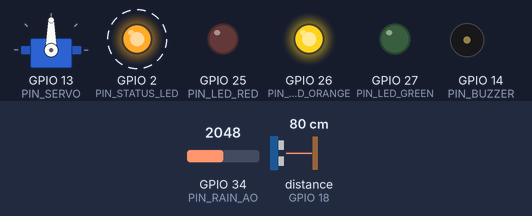
This program was run on a simulated ESP32. Shown: servo, output pins drawn as LEDs (lit = HIGH), buzzer (waves = sounding, pin HIGH). Wiring (inferred from the names in the program): ultrasonic range finder: trigger GPIO 5; echo GPIO 18. Dashed ring = blinking. The test bench sets the inputs (shaded band); at power-on: distance to the obstacle (sensor on GPIO 18) 80 cm, GPIO 34 (PIN_RAIN_AO) = 2048 (analog values on the 0–4095 scale). The echo pulse lasts 58.3 µs per cm; WiFi joins after 1.5 s; servers stay silent unless stated; EEPROM starts erased; no MQTT or app messages arrive unless stated; pins used as bus, display or sensor lines are not drawn; what the program prints to the serial monitor is not drawn.

Above: at 0.87 s.
1.3 s: distance to the obstacle (sensor on GPIO 18) set to 37 cm
6.5 s: distance to the obstacle (sensor on GPIO 18) set to 30 cm
At 11.4 s:
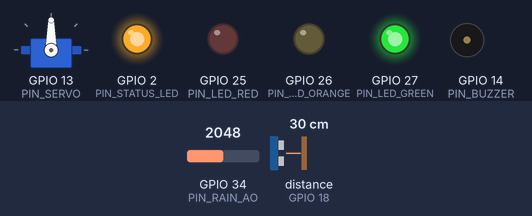
11.7 s: distance to the obstacle (sensor on GPIO 18) set to 15 cm
16.4 s: distance to the obstacle (sensor on GPIO 18) set to 12 cm
At 20.36 s:
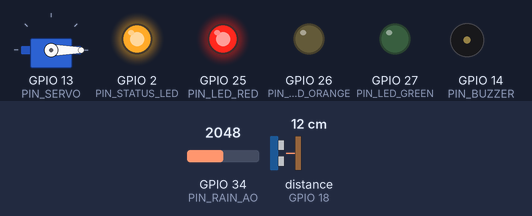
At 20.75 s:
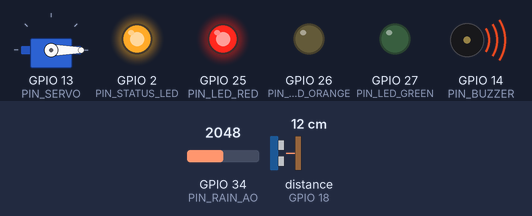
Timing chart, 0 to 31.0 s (numbered marks = the images above; inputs shaded):
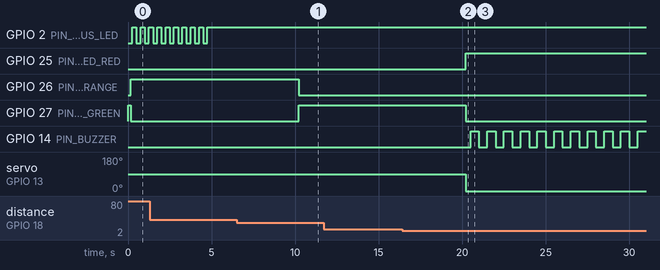

The program:

main.cpp
```cpp
/*
 * ============================================================================
 *  Module    : Cloud of Things – FloodWatch (Sup'Com 2026-2027)
 *  Couche    : firmware – back-end & IoT
 *  Fichier   : firmware/src/main.cpp – station FloodWatch (ESP32)
 *  Équipe    : FloodWatch (Guesmi Baderddine, Ksontini Amine, Kamoun Ahmed)
 *  Auteur    : Ksontini Amine
 *  Créé le   : 2026-11-02          Modifié le : 2026-11-23
 *  Version   : 1.3.1
 * ============================================================================
 *  Fonctions :
 *   - mesure du niveau d'eau (HC-SR04, médiane de 5 échos) et de la pluie (ADC) ;
 *   - diagnostic du capteur publié avec chaque mesure (v1.2) : nombre d'échos reçus sur la
 *     salve (echoOk) et dispersion max − min (echoSpreadCm). Ces deux valeurs décrivent la
 *     QUALITÉ de la lecture, que la médiane seule efface ; elles alimentent l'historique de
 *     santé du capteur côté Cloud et serviront d'entrées au classifieur embarqué ;
 *   - publication MQTT : telemetry, heartbeat (15 s), state (retenu), status (LWT retenu) ;
 *   - exécution des commandes Cloud (barrière, feu, sirène, période) avec acquittement ;
 *   - seuils reçus du Cloud (topic config retenu) et stockés en flash (NVS) ;
 *   - v1.3 : toutes les DÉCISIONS sont prises par le cœur portable lib/floodwatch_core (C++ sans
 *     Arduino, testé sur le poste et identique au simulateur) : indicateurs et classifieur
 *     embarqué (TinyML, lecture suspecte), règle de sécurité locale et politique de capteur
 *     dégradé. Ce fichier ne garde que les entrées-sorties (capteurs, Wi-Fi, MQTT, actionneurs) ;
 *   - RÈGLE DE SÉCURITÉ LOCALE : au-delà du seuil rouge, la station ferme elle-même la
 *     barrière, passe le feu au rouge et déclenche la sirène, même sans Wi-Fi ni Cloud.
 *     Réouverture seulement après retour sous le seuil orange pendant la temporisation, sur des
 *     lectures valides que le classifieur ne juge pas suspectes.
 *   - CAPTEUR AVEUGLE : feu orange ; aveugle sous la pluie pendant degradedCloseSec (120 s) :
 *     fermeture de précaution, sans sirène (mode DEGRADED) ;
 *   - verrou de sécurité : une commande d'ouverture est refusée au-dessus du seuil rouge ;
 *   - Thing Description W3C WoT 1.1 publiée (retenue) sur floodwatch/stations/<code>/td
 *     à chaque connexion (gabarit généré et validé par backend/simulator/tools/export_td.py).
 * ============================================================================
 */
#include <Arduino.h>
#include <WiFi.h>
#include <WiFiClientSecure.h>
#include <PubSubClient.h>
#include <ArduinoJson.h>
#include <ESP32Servo.h>
#include <Preferences.h>
#include "station_config.h"
#include "td_template.h"
#include "fw_core.h"

static const char *FW_VERSION = "1.3.0";
static const uint32_t HEARTBEAT_MS = 15000;

// ----------------------------------------------------------------------------- configuration (NVS)
struct Config {
  float criticalCm = 20, yellowPct = 30, orangePct = 60, redPct = 85;
  float rainThreshold = 0.2f, sensorHeightCm = 30;
  uint32_t reopenDelaySec = 60, periodNormalSec = 30, periodWatchSec = 5, degradedCloseSec = 120;
} cfg;

// ----------------------------------------------------------------------------- état
using fw::Light;
fw::Outputs out;                // barrière, feu, sirène : écrits par le cœur ou par les commandes
fw::SafetyController safety;    // règle de sécurité locale + politique de capteur dégradé
fw::FeatureState features;      // indicateurs du classifieur embarqué
fw::Burst burst{};              // dernière lecture
bool cloudWatch = false;        // surveillance renforcée demandée par le Cloud
bool suspect = false;           // dernière lecture jugée probablement fausse par le classifieur

float levelCm = 0, rain = 0;    // levelCm : dernière lecture VALIDE (niveau perçu)
bool sensorOk = true;
uint8_t echoOk = 0;        // échos reçus sur la dernière salve (0..5)
float echoSpreadCm = 0;    // écart max − min entre ces échos (cm)
uint32_t lastMeasureMs = 0, lastHeartbeatMs = 0, lastMqttTryMs = 0, lastWifiTryMs = 0;
uint32_t seq = 0;

Preferences prefs;
Servo barrier;
#if USE_TLS
WiFiClientSecure net;
#else
WiFiClient net;
#endif
PubSubClient mqtt(net);
String tTelemetry, tHeartbeat, tState, tStatus, tAck, tCmd, tConfig, tTd;

// ----------------------------------------------------------------------------- utilitaires

float levelPct() { return 100.0f * levelCm / cfg.criticalCm; }

bool watchMode() {
  return cloudWatch || rain >= cfg.rainThreshold || levelPct() >= cfg.yellowPct;
}

void loadConfig() {
  prefs.begin("floodwatch", true);
  cfg.criticalCm = prefs.getFloat("crit", cfg.criticalCm);
  cfg.yellowPct = prefs.getFloat("yel", cfg.yellowPct);
  cfg.orangePct = prefs.getFloat("ora", cfg.orangePct);
  cfg.redPct = prefs.getFloat("red", cfg.redPct);
  cfg.rainThreshold = prefs.getFloat("rain", cfg.rainThreshold);
  cfg.sensorHeightCm = prefs.getFloat("hgt", cfg.sensorHeightCm);
  cfg.reopenDelaySec = prefs.getUInt("reo", cfg.reopenDelaySec);
  cfg.periodNormalSec = prefs.getUInt("pn", cfg.periodNormalSec);
  cfg.periodWatchSec = prefs.getUInt("pw", cfg.periodWatchSec);
  cfg.degradedCloseSec = prefs.getUInt("dgc", cfg.degradedCloseSec);
  prefs.end();
}

/** Recopie la configuration dans le cœur de décision (après lecture NVS ou topic config). */
void applyThresholds() {
  fw::Thresholds t;
  t.criticalCm = cfg.criticalCm;
  t.yellowPct = cfg.yellowPct;
  t.orangePct = cfg.orangePct;
  t.redPct = cfg.redPct;
  t.rainThreshold = cfg.rainThreshold;
  t.reopenDelaySec = cfg.reopenDelaySec;
  t.degradedCloseSec = cfg.degradedCloseSec;
  safety.setThresholds(t);
}

void saveConfig() {
  prefs.begin("floodwatch", false);
  prefs.putFloat("crit", cfg.criticalCm);
  prefs.putFloat("yel", cfg.yellowPct);
  prefs.putFloat("ora", cfg.orangePct);
  prefs.putFloat("red", cfg.redPct);
  prefs.putFloat("rain", cfg.rainThreshold);
  prefs.putFloat("hgt", cfg.sensorHeightCm);
  prefs.putUInt("reo", cfg.reopenDelaySec);
  prefs.putUInt("pn", cfg.periodNormalSec);
  prefs.putUInt("pw", cfg.periodWatchSec);
  prefs.putUInt("dgc", cfg.degradedCloseSec);
  prefs.end();
}

// ----------------------------------------------------------------------------- actionneurs
void applyOutputs() {
  barrier.write(out.barrierClosed ? SERVO_CLOSED_DEG : SERVO_OPEN_DEG);
  digitalWrite(PIN_LED_RED, out.light == Light::RED);
  digitalWrite(PIN_LED_ORANGE, out.light == Light::ORANGE);
  digitalWrite(PIN_LED_GREEN, out.light == Light::GREEN);
  if (!out.siren) digitalWrite(PIN_BUZZER, LOW);
}

/** Sirène intermittente non bloquante (500 ms). */
void updateSiren() {
  if (out.siren) digitalWrite(PIN_BUZZER, (millis() / 500) % 2);
}

void publishState() {
  if (!mqtt.connected()) return;
  JsonDocument doc;
  doc["barrier"] = out.barrierClosed ? "CLOSED" : "OPEN";
  doc["light"] = fw::lightName(out.light);
  doc["siren"] = out.siren;
  doc["sampling"] = watchMode() ? "WATCH" : "NORMAL";
  doc["localSafety"] = safety.mode() != fw::Mode::NORMAL;
  doc["mode"] = fw::modeName(safety.mode());
  char buf[192];
  size_t n = serializeJson(doc, buf);
  mqtt.publish(tState.c_str(), (const uint8_t *)buf, n, true);
}

// ----------------------------------------------------------------------------- capteurs
/**
 * Distance HC-SR04 (cm), médiane de 5 mesures ; -1 s'il revient moins de 3 échos.
 * Renseigne aussi le diagnostic de la salve (echoOk, echoSpreadCm), y compris quand la
 * lecture est rejetée : c'est justement là qu'il est le plus instructif.
 */
float readDistanceCm() {
  float v[5];
  int ok = 0;
  for (int i = 0; i < 5; i++) {
    digitalWrite(PIN_TRIG, LOW);
    delayMicroseconds(3);
    digitalWrite(PIN_TRIG, HIGH);
    delayMicroseconds(10);
    digitalWrite(PIN_TRIG, LOW);
    unsigned long us = pulseIn(PIN_ECHO, HIGH, 30000UL);
    if (us > 0) v[ok++] = us * 0.0343f / 2.0f;
    delay(30);
  }
  for (int i = 1; i < ok; i++)  // tri par insertion
    for (int j = i; j > 0 && v[j - 1] > v[j]; j--) { float t = v[j]; v[j] = v[j - 1]; v[j - 1] = t; }
  echoOk = (uint8_t)ok;
  echoSpreadCm = ok >= 2 ? v[ok - 1] - v[0] : 0;
  if (ok < 3) return -1;
  return v[ok / 2];
}

float readRain() {
  int raw = analogRead(PIN_RAIN_AO);
  float r = (float)(RAIN_DRY_RAW - raw) / (float)(RAIN_DRY_RAW - RAIN_WET_RAW);
  return constrain(r, 0.0f, 1.0f);
}

void measure() {
  float d = readDistanceCm();
  sensorOk = d > 0 && d <= cfg.sensorHeightCm + 5;
  if (sensorOk) levelCm = max(0.0f, cfg.sensorHeightCm - d);
  rain = readRain();
  // lecture transmise au cœur : mêmes grandeurs que dans le simulateur et le banc d'essai
  burst.tS = millis() / 1000.0;
  burst.ok = sensorOk;
  burst.levelCm = sensorOk ? (double)max(0.0f, cfg.sensorHeightCm - d) : 0.0;
  burst.echoOk = echoOk;
  burst.spreadCm = echoSpreadCm;
  burst.rain = rain;
  float x[fw::N_FEATURES];
  suspect = features.update(burst, x) && fw::isSuspect(x);
}

// ----------------------------------------------------------------------------- sécurité locale
/** Règle de sécurité locale et politique dégradée (cœur portable) : ni Wi-Fi ni Cloud requis. */
void localSafetyRule() {
  fw::Mode before = safety.mode();
  if (safety.step(burst, suspect, out)) {
    applyOutputs();
    publishState();
  }
  if (safety.mode() != before)
    Serial.printf("[SECURITE] %s -> %s (niveau %.0f %%, capteur %s)\n", fw::modeName(before),
                  fw::modeName(safety.mode()), levelPct(), sensorOk ? "valide" : "aveugle");
}

// ----------------------------------------------------------------------------- Thing Description
/** Échappe un texte pour l'insérer dans une chaîne JSON (guillemets et barres obliques inverses). */
String jsonEscape(const char *s) {
  String out;
  for (; *s; s++) {
    if (*s == '"' || *s == '\\') out += '\\';
    out += *s;
  }
  return out;
}

/**
 * Publie la Thing Description W3C WoT de la station, retenue : gabarit de son type (td_template.h)
 * dont les marqueurs {{CODE}}, {{TITLE}}... sont remplacés par l'identité de station_config.h.
 * Envoi en flux (beginPublish) : la TD (~9 Ko) dépasse le tampon MQTT de 1 Ko.
 */
void publishThingDescription() {
  String td(tdTemplateFor(STATION_TYPE));
  td.replace("{{CODE}}", STATION_CODE);
  td.replace("{{TITLE}}", jsonEscape(STATION_TITLE));
  td.replace("{{ZONE}}", jsonEscape(STATION_ZONE));
  td.replace("{{BROKER}}", TD_BROKER_URL);
  td.replace("{{LAT}}", STATION_LAT);
  td.replace("{{LON}}", STATION_LON);
  td.replace("{{FW}}", FW_VERSION);
  if (mqtt.beginPublish(tTd.c_str(), td.length(), true)) {
    mqtt.write((const uint8_t *)td.c_str(), td.length());
    mqtt.endPublish();
    Serial.printf("[WOT] Thing Description publiée (%u octets)\n", td.length());
  }
}

// ----------------------------------------------------------------------------- MQTT
void sendAck(const char *id, bool ok, const char *detail) {
  JsonDocument doc;
  doc["id"] = id;
  doc["ok"] = ok;
  if (detail) doc["detail"] = detail;
  char buf[256];
  size_t n = serializeJson(doc, buf);
  mqtt.publish(tAck.c_str(), (const uint8_t *)buf, n, false);
}

void handleCommand(JsonDocument &doc) {
  const char *id = doc["id"] | "";
  String actuator = doc["actuator"] | "";
  String value = doc["value"] | "";
  value.toUpperCase();
  const char *err = nullptr;
  if (actuator == "barrier") {
    bool close = value == "CLOSE" || value == "CLOSED";
    if (!close && levelPct() >= cfg.redPct) err = "verrouillage securite : niveau au-dessus du seuil rouge";
    else {
      out.barrierClosed = close;
      if (!close) safety.releaseByCommand();
    }
  } else if (actuator == "light") {
    if (value == "GREEN") out.light = Light::GREEN;
    else if (value == "ORANGE") out.light = Light::ORANGE;
    else if (value == "RED") out.light = Light::RED;
    else if (value == "OFF") out.light = Light::OFF;
    else err = "couleur inconnue";
  } else if (actuator == "siren") {
    out.siren = value == "ON" || value == "TRUE" || value == "1";
  } else if (actuator == "sampling") {
    if (value == "WATCH") cloudWatch = true;
    else if (value == "NORMAL") cloudWatch = false;
    else err = "mode inconnu";
  } else {
    err = "actionneur inconnu";
  }
  applyOutputs();
  sendAck(id, err == nullptr, err);
  publishState();
  Serial.printf("[CMD] %s=%s -> %s\n", actuator.c_str(), value.c_str(), err ? err : "OK");
}

void handleConfig(JsonDocument &doc) {
  cfg.criticalCm = doc["criticalCm"] | cfg.criticalCm;
  cfg.yellowPct = doc["yellowPct"] | cfg.yellowPct;
  cfg.orangePct = doc["orangePct"] | cfg.orangePct;
  cfg.redPct = doc["redPct"] | cfg.redPct;
  cfg.rainThreshold = doc["rainThreshold"] | cfg.rainThreshold;
  cfg.sensorHeightCm = doc["sensorHeightCm"] | cfg.sensorHeightCm;
  cfg.reopenDelaySec = doc["reopenDelaySec"] | cfg.reopenDelaySec;
  cfg.periodNormalSec = doc["periodNormalSec"] | cfg.periodNormalSec;
  cfg.periodWatchSec = doc["periodWatchSec"] | cfg.periodWatchSec;
  cfg.degradedCloseSec = doc["degradedCloseSec"] | cfg.degradedCloseSec;
  saveConfig();
  applyThresholds();
  Serial.printf("[CONFIG] critique %.1f cm, rouge %.0f %%\n", cfg.criticalCm, cfg.redPct);
}

void onMessage(char *topic, byte *payload, unsigned int length) {
  JsonDocument doc;
  if (deserializeJson(doc, payload, length)) return;
  if (tCmd == topic) handleCommand(doc);
  else if (tConfig == topic) handleConfig(doc);
}

void ensureWifi() {
  if (WiFi.status() == WL_CONNECTED || millis() - lastWifiTryMs < 10000) return;
  lastWifiTryMs = millis();
  Serial.println("[WIFI] connexion...");
  WiFi.disconnect();
  WiFi.begin(WIFI_SSID, WIFI_PASSWORD);
}

void ensureMqtt() {
  if (mqtt.connected() || WiFi.status() != WL_CONNECTED || millis() - lastMqttTryMs < 5000) return;
  lastMqttTryMs = millis();
  Serial.println("[MQTT] connexion...");
  if (mqtt.connect(STATION_CODE, STATION_CODE, MQTT_PASSWORD, tStatus.c_str(), 1, true, "offline")) {
    mqtt.publish(tStatus.c_str(), "online", true);
    mqtt.subscribe(tCmd.c_str(), 1);
    mqtt.subscribe(tConfig.c_str(), 1);
    publishThingDescription();
    publishState();
    Serial.println("[MQTT] connecté");
  } else {
    Serial.printf("[MQTT] échec rc=%d\n", mqtt.state());
  }
}

void publishTelemetry() {
  if (!mqtt.connected()) return;
  JsonDocument doc;
  if (sensorOk) doc["levelCm"] = roundf(levelCm * 100) / 100;
  else doc["levelCm"] = -1;
  doc["rain"] = roundf(rain * 100) / 100;
  doc["sensorOk"] = sensorOk;
  doc["echoOk"] = echoOk;
  doc["echoSpreadCm"] = roundf(echoSpreadCm * 100) / 100;
  doc["suspect"] = suspect;
  doc["seq"] = ++seq;
  char buf[224];
  size_t n = serializeJson(doc, buf);
  String topic = USE_GATEWAY_RAW ? String("fw/raw/") + STATION_CODE + "/telemetry" : tTelemetry;
  mqtt.publish(topic.c_str(), (const uint8_t *)buf, n, false);
}

void publishHeartbeat() {
  if (!mqtt.connected()) return;
  JsonDocument doc;
  doc["uptime"] = millis() / 1000;
  doc["rssi"] = WiFi.RSSI();
  doc["fw"] = FW_VERSION;
  doc["heap"] = ESP.getFreeHeap();
  char buf[128];
  size_t n = serializeJson(doc, buf);
  mqtt.publish(tHeartbeat.c_str(), (const uint8_t *)buf, n, false);
}

// ----------------------------------------------------------------------------- Arduino
void setup() {
  Serial.begin(115200);
  pinMode(PIN_TRIG, OUTPUT);
  pinMode(PIN_ECHO, INPUT);
  pinMode(PIN_LED_RED, OUTPUT);
  pinMode(PIN_LED_ORANGE, OUTPUT);
  pinMode(PIN_LED_GREEN, OUTPUT);
  pinMode(PIN_BUZZER, OUTPUT);
  pinMode(PIN_STATUS_LED, OUTPUT);
  analogReadResolution(12);
  barrier.setPeriodHertz(50);
  barrier.attach(PIN_SERVO, 500, 2400);
  loadConfig();
  applyThresholds();
  applyOutputs();

  String base = String("floodwatch/stations/") + STATION_CODE + "/";
  tTelemetry = base + "telemetry";
  tHeartbeat = base + "heartbeat";
  tState = base + "state";
  tStatus = base + "status";
  tAck = base + "ack";
  tCmd = base + "cmd";
  tConfig = base + "config";
  tTd = base + "td";

  WiFi.mode(WIFI_STA);
  WiFi.setAutoReconnect(true);
  WiFi.begin(WIFI_SSID, WIFI_PASSWORD);
  lastWifiTryMs = millis();
#if USE_TLS
  net.setCACert(CLOUD_CA_PEM);
#endif
  mqtt.setServer(MQTT_HOST, MQTT_PORT);
  mqtt.setCallback(onMessage);
  mqtt.setBufferSize(1024);
  mqtt.setKeepAlive(20);
  Serial.printf("FloodWatch station %s – firmware %s\n", STATION_CODE, FW_VERSION);
}

void loop() {
  ensureWifi();
  ensureMqtt();
  mqtt.loop();

  uint32_t period = (watchMode() ? cfg.periodWatchSec : cfg.periodNormalSec) * 1000UL;
  if (millis() - lastMeasureMs >= period || lastMeasureMs == 0) {
    lastMeasureMs = millis();
    bool wasWatch = watchMode();
    measure();
    localSafetyRule();          // toujours appliquée, connecté ou non
    publishTelemetry();
    if (wasWatch != watchMode()) publishState();
  }
  if (millis() - lastHeartbeatMs >= HEARTBEAT_MS) {
    lastHeartbeatMs = millis();
    publishHeartbeat();
  }
  updateSiren();
  digitalWrite(PIN_STATUS_LED, mqtt.connected() ? HIGH : (millis() / 250) % 2);
}
```

Source omitted: td_template.h (44592 bytes), station_config.example.h (2913 bytes)

Measured:
- the behaviour switches between 35 and 34 cm on distance to the obstacle (sensor on GPIO 18) (found by bisection; images 0 and 1)
- the behaviour switches between 14 and 13 cm on distance to the obstacle (sensor on GPIO 18) (found by bisection; images 1 and 2)
- after the input at 6.5 s, GPIO 26 (PIN_LED_ORANGE): HIGH → LOW after 3.7 s; GPIO 27 (PIN_LED_GREEN): LOW → HIGH after 3.7 s
- after the input at 11.7 s, every drawn part: stays the same
- after the input at 16.4 s, GPIO 25 (PIN_LED_RED): LOW → HIGH after 3.8 s; GPIO 27 (PIN_LED_GREEN): HIGH → LOW after 3.8 s; GPIO 14 (PIN_BUZZER): alternates HIGH for 0.50 s and LOW for 0.50 s, starting after 4.1 s; servo on GPIO 13 (PIN_SERVO): 90° → 0° after 3.8 s
- by itself, GPIO 2 (PIN_STATUS_LED): alternates HIGH for 0.25 s and LOW for 0.25 s, 14 changes in all, then stays HIGH
